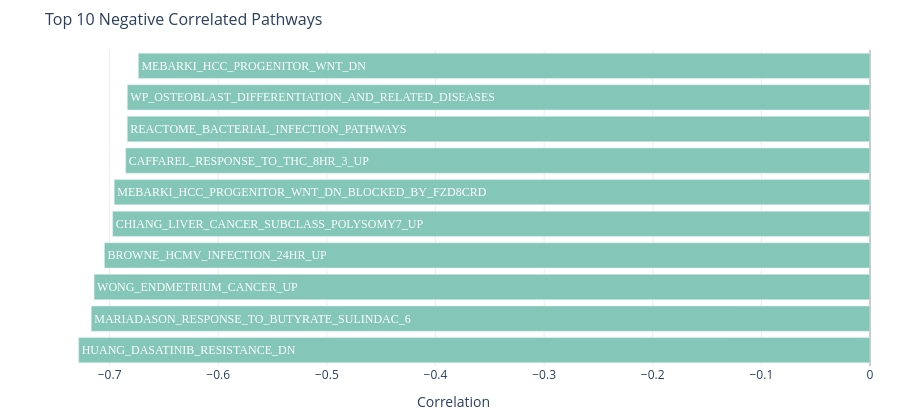

Notebook cell for this chart:
### Markdown cell above
#### 3.3.2 Top 10 Negatively Correlated Pathways

### Code cell
wf.plot_top_pathways(result, n=10, mode='negative',
                     title='Top 10 Negative Correlated Pathways').show()

### Figure 1 — Plotly figure (JSON) as saved in the notebook; plotly's stock layout.template omitted (floating-point values rounded to 4 significant figures)
{"data": [{"customdata": [["EMT_M_PC1", 4.093e-21], ["EMT_M_PC1", 3.302e-20], ["EMT_M_PC1", 5.202e-20], ["EMT_M_PC1", 2.611e-19], ["EMT_M_PC1", 9.039e-19], ["EMT_M_PC1", 1.149e-18], ["EMT_M_PC1", 6.031e-18], ["EMT_M_PC1", 7.537e-18], ["EMT_M_PC1", 7.6e-18], ["EMT_M_PC1", 3.484e-17]], "hovertemplate": "<b>%{y}</b><br>vs %{customdata[0]}<br>r = %{x:.3f}<br>p = %{customdata[1]:.2e}<extra></extra>", "insidetextanchor": "end", "marker": {"color": "#84C7B9"}, "orientation": "h", "text": ["HUANG_DASATINIB_RESISTANCE_DN", "MARIADASON_RESPONSE_TO_BUTYRATE_SULINDAC_6", "WONG_ENDMETRIUM_CANCER_UP", "BROWNE_HCMV_INFECTION_24HR_UP", "CHIANG_LIVER_CANCER_SUBCLASS_POLYSOMY7_UP", "MEBARKI_HCC_PROGENITOR_WNT_DN_BLOCKED_BY_FZD8CRD", "CAFFAREL_RESPONSE_TO_THC_8HR_3_UP", "REACTOME_BACTERIAL_INFECTION_PATHWAYS", "WP_OSTEOBLAST_DIFFERENTIATION_AND_RELATED_DISEASES", "MEBARKI_HCC_PROGENITOR_WNT_DN"], "textfont": {"color": "white", "family": "Arial Black", "size": 12}, "textposition": "inside", "type": "bar", "x": [-0.7285, -0.7169, -0.7143, -0.7048, -0.6973, -0.6958, -0.6852, -0.6838, -0.6837, -0.6736], "y": ["HUANG_DASATINIB_RESISTANCE_DN", "MARIADASON_RESPONSE_TO_BUTYRATE_SULINDAC_6", "WONG_ENDMETRIUM_CANCER_UP", "BROWNE_HCMV_INFECTION_24HR_UP", "CHIANG_LIVER_CANCER_SUBCLASS_POLYSOMY7_UP", "MEBARKI_HCC_PROGENITOR_WNT_DN_BLOCKED_BY_FZD8CRD", "CAFFAREL_RESPONSE_TO_THC_8HR_3_UP", "REACTOME_BACTERIAL_INFECTION_PATHWAYS", "WP_OSTEOBLAST_DIFFERENTIATION_AND_RELATED_DISEASES", "MEBARKI_HCC_PROGENITOR_WNT_DN"]}], "layout": {"height": 420, "margin": {"b": 50, "l": 20, "r": 30, "t": 50}, "paper_bgcolor": "white", "plot_bgcolor": "white", "title": {"font": {"size": 16}, "text": "Top 10 Negative Correlated Pathways"}, "xaxis": {"gridcolor": "#eee", "showgrid": true, "title": {"text": "Correlation"}, "zeroline": true, "zerolinecolor": "#ccc"}, "yaxis": {"showticklabels": false, "title": {"text": ""}}}}
